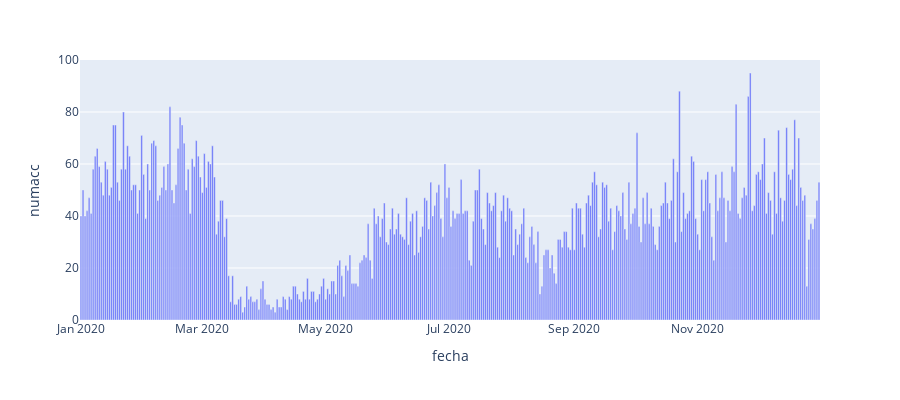

The cell this chart's notebook holds for it:
### Markdown cell above
# Accidents per day barplot

### Code cell
newac = pd.read_csv('../new_dataframes/newac.csv')
rain = px.bar(newac, x='fecha', y='numacc', height=400)
rain.show()

### Figure 1 — Plotly figure (JSON) as saved in the notebook; plotly's stock layout.template omitted (floating-point values rounded to 4 significant figures; data arrays with more than 128 entries replaced by an {"elided": "..."} marker saying what was removed)
{"data": [{"alignmentgroup": "True", "hovertemplate": "fecha=%{x}<br>numacc=%{y}<extra></extra>", "legendgroup": "", "marker": {"color": "#636efa", "pattern": {"shape": ""}}, "name": "", "offsetgroup": "", "orientation": "v", "showlegend": false, "textposition": "auto", "type": "bar", "x": {"elided": "366 str values"}, "xaxis": "x", "y": {"elided": "366 int values"}, "yaxis": "y"}], "layout": {"barmode": "relative", "height": 400, "legend": {"tracegroupgap": 0}, "margin": {"t": 60}, "xaxis": {"anchor": "y", "domain": [0, 1], "title": {"text": "fecha"}}, "yaxis": {"anchor": "x", "domain": [0, 1], "title": {"text": "numacc"}}}}
